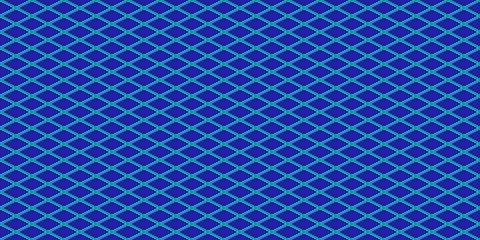

The image is a tile-based game level rendered from a .tmx file. Its description and source (layers, tilesets, objects; grid data summarised) follow:
An orthogonal 60x30 tile map with 8x8 px tiles, 1 tile layer (layer_grid).

<map version="1.10" tiledversion="1.10.1" orientation="orthogonal" renderorder="right-down" width="60" height="30" tilewidth="8" tileheight="8" infinite="0" nextlayerid="2" nextobjectid="1">
 <tileset firstgid="1" source="tileset_zona0_grid.tsx" />
 <layer id="1" name="layer_grid" width="60" height="30">
  <data>[1800 cells, 1800 non-empty, 2 distinct tile ids]</data>
 </layer>
</map>